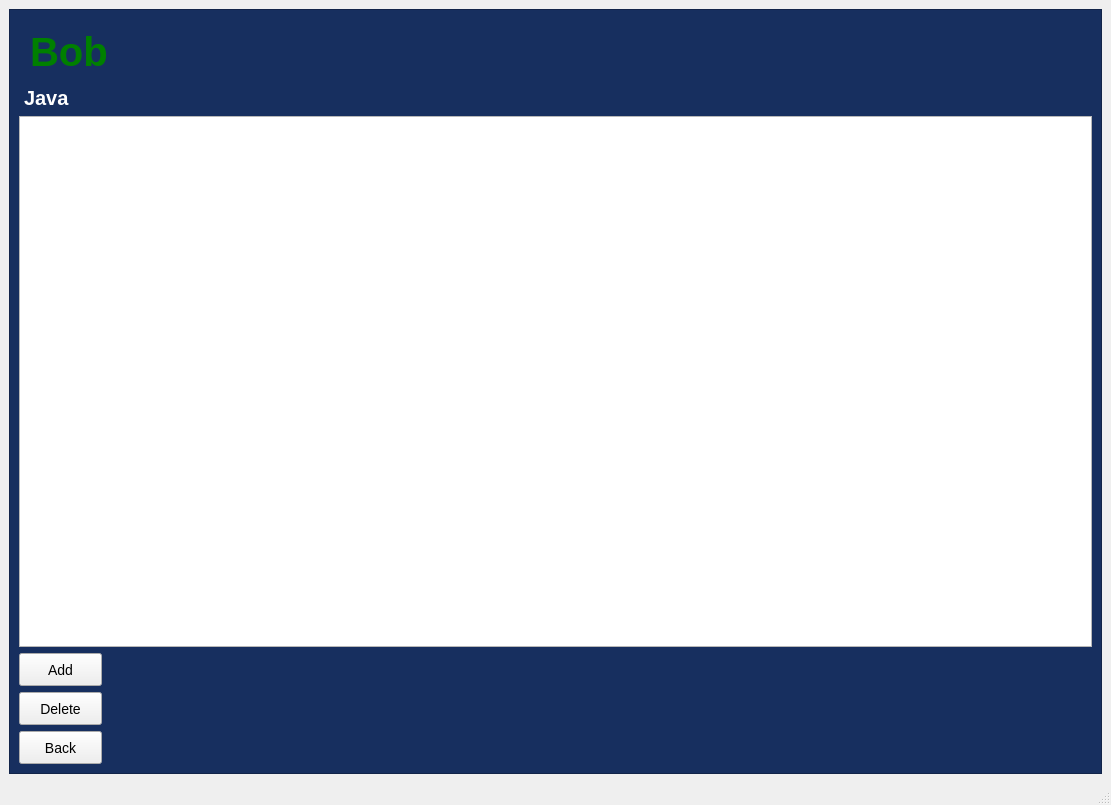
<?xml version="1.0" encoding="UTF-8"?>
<ui version="4.0">
 <class>MainWindow</class>
 <widget class="QMainWindow" name="MainWindow">
  <property name="geometry">
   <rect>
    <x>0</x>
    <y>0</y>
    <width>1111</width>
    <height>805</height>
   </rect>
  </property>
  <property name="windowTitle">
   <string>MainWindow</string>
  </property>
  <property name="styleSheet">
   <string notr="true">#admjavaframe{
background-color:#172F5F;
}
#boblabel{
font-size:40px;
font-weight:bold;
margin-top:10px;
color:green;
}
#javalabel{
font-size:20px;
font-weight:bold;
margin-top:5px;
color:white;
}
#addjbtn, #deljbtn, #backjbtnpy {
height:25px;
width:75px;
font-size:14px;
}
#addjbtn:hover, #deljbtn:hover, #backjbtnpy:hover {
border:2px solid green;
color:green;
background-color:white;
}</string>
  </property>
  <widget class="QWidget" name="centralwidget">
   <layout class="QGridLayout" name="gridLayout">
    <item row="0" column="0">
     <widget class="QFrame" name="admjavaframe">
      <property name="frameShape">
       <enum>QFrame::StyledPanel</enum>
      </property>
      <property name="frameShadow">
       <enum>QFrame::Raised</enum>
      </property>
      <layout class="QFormLayout" name="formLayout">
       <item row="0" column="0" colspan="2">
        <widget class="QLabel" name="boblabel">
         <property name="text">
          <string>Bob</string>
         </property>
        </widget>
       </item>
       <item row="1" column="0" colspan="2">
        <widget class="QLabel" name="javalabel">
         <property name="text">
          <string>Java</string>
         </property>
        </widget>
       </item>
       <item row="2" column="0" colspan="2">
        <widget class="QTableWidget" name="javatable"/>
       </item>
       <item row="3" column="0">
        <widget class="QPushButton" name="addjbtn">
         <property name="text">
          <string>Add</string>
         </property>
        </widget>
       </item>
       <item row="4" column="0">
        <widget class="QPushButton" name="deljbtn">
         <property name="text">
          <string>Delete</string>
         </property>
        </widget>
       </item>
       <item row="5" column="0">
        <widget class="QPushButton" name="backjbtnpy">
         <property name="text">
          <string>Back</string>
         </property>
        </widget>
       </item>
      </layout>
     </widget>
    </item>
   </layout>
  </widget>
  <widget class="QStatusBar" name="statusbar"/>
 </widget>
 <resources/>
 <connections/>
</ui>
